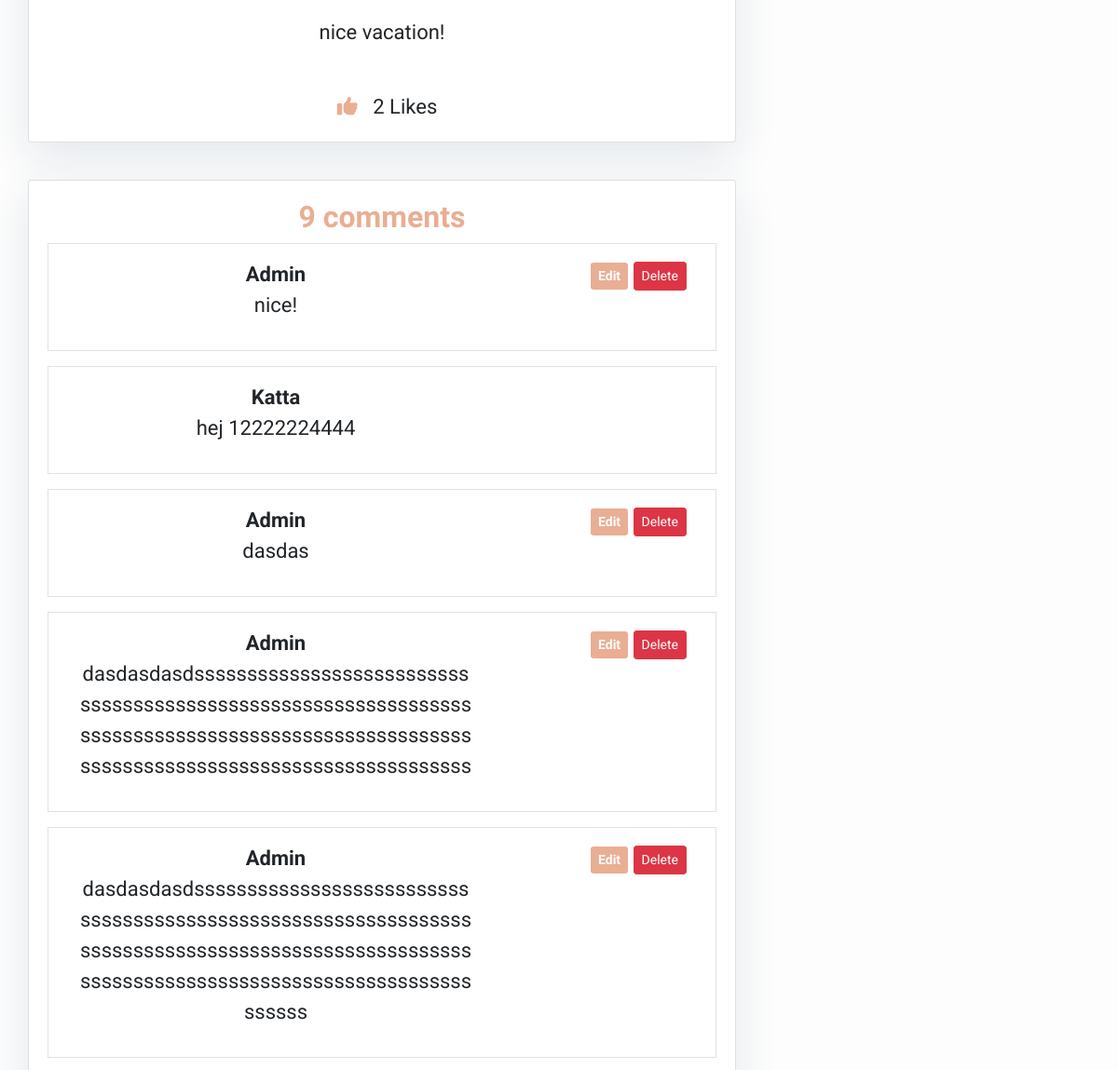
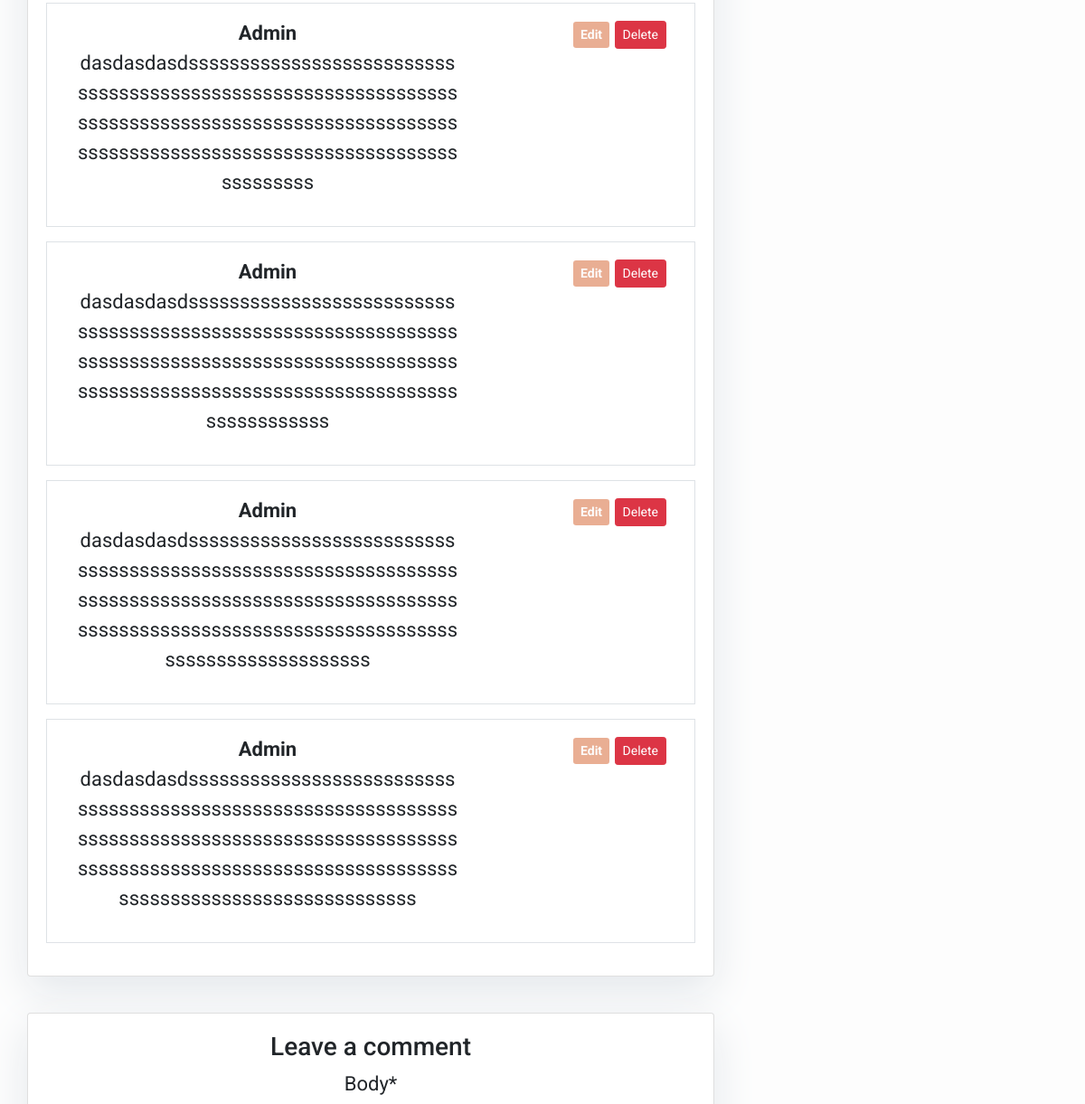
Page /vacation/ (signed in, middle part) on the earlier database version (2 pictures, top to bottom).
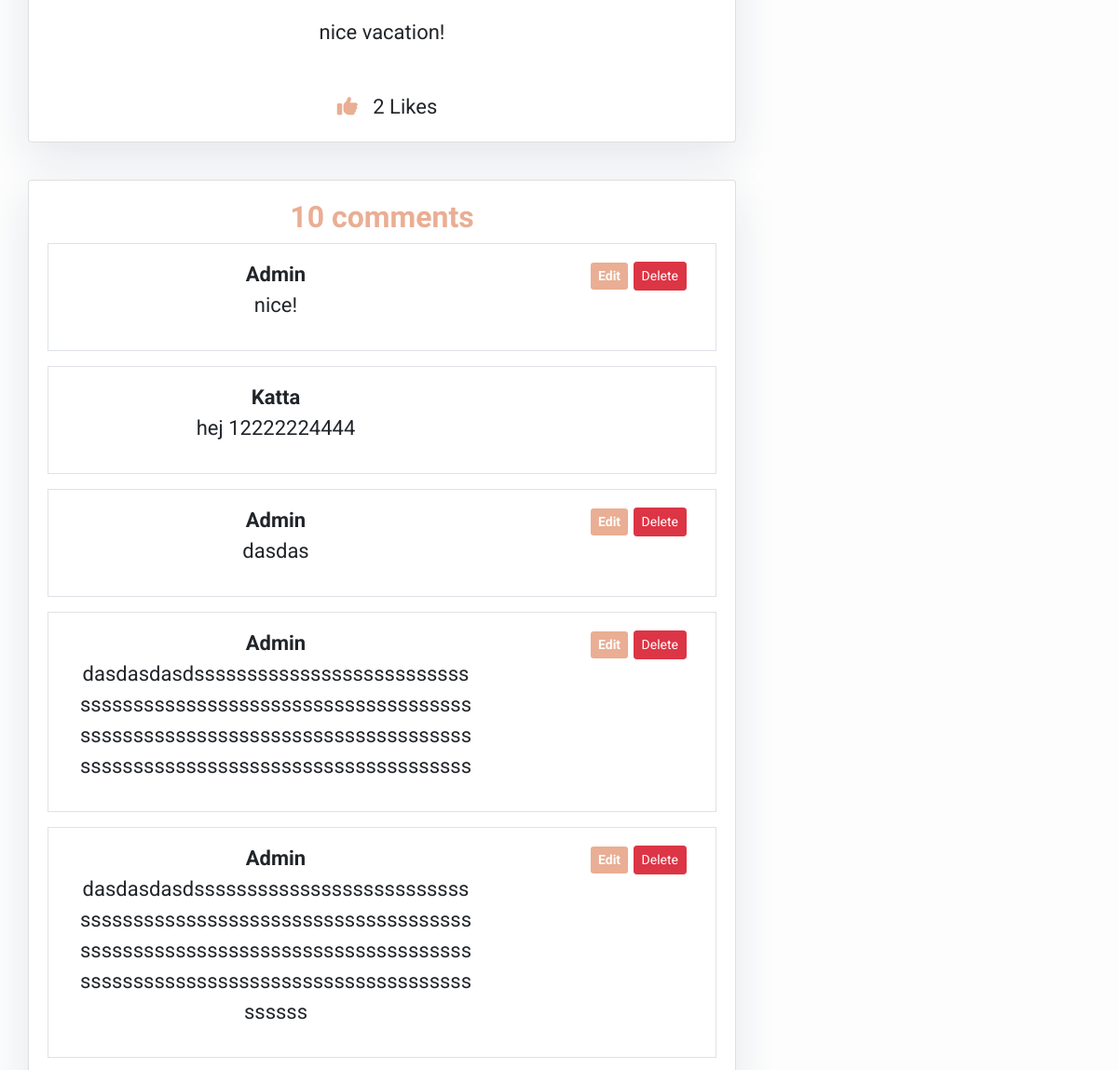
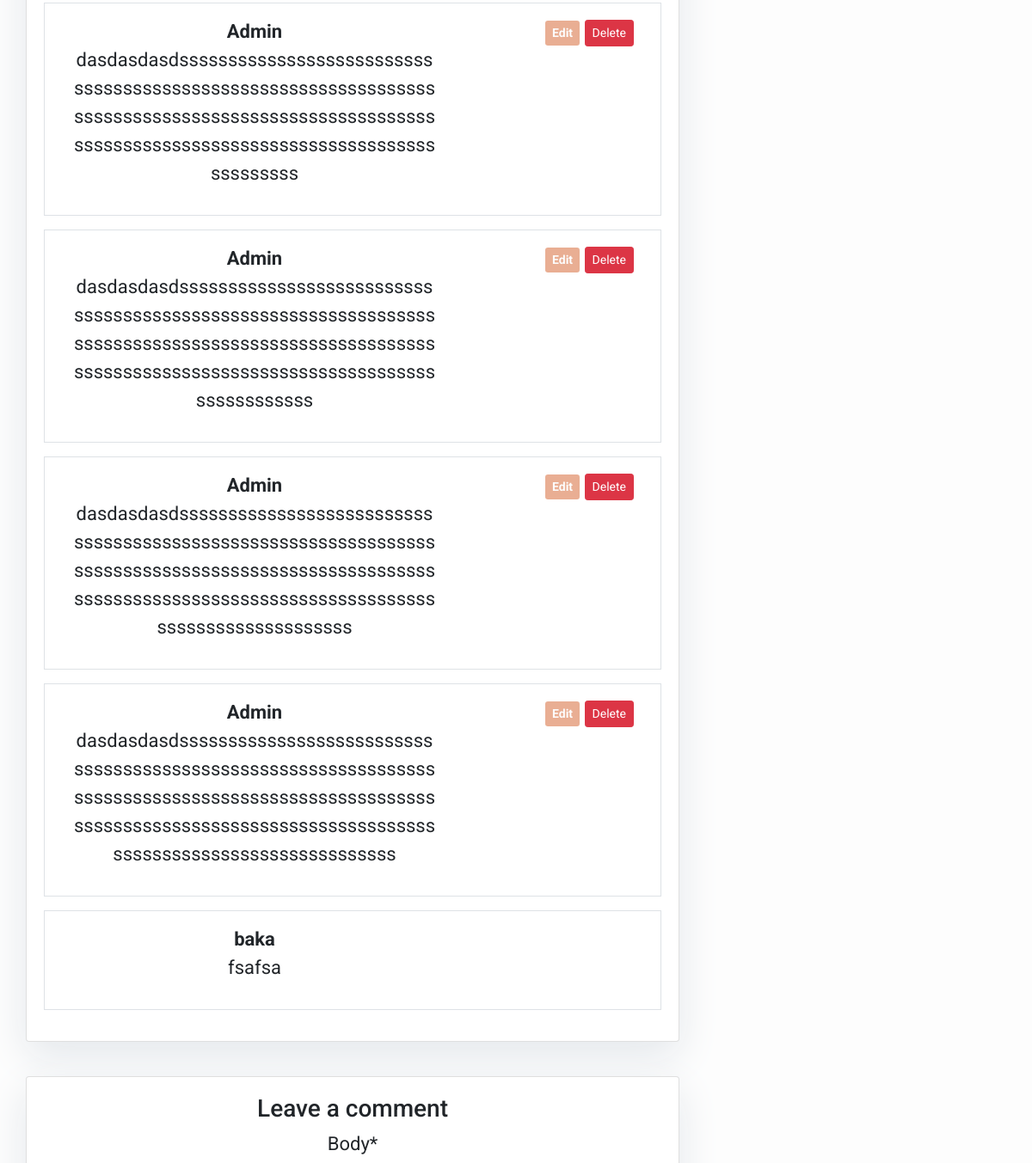
Same page on the later database version (2 pictures, top to bottom).
### blog/models.py (models this page shows, shortened)
class Post(models.Model):
    title = models.CharField(max_length=200, unique=True)
    slug = models.SlugField(max_length=200, unique=True)
    author = models.ForeignKey(User, on_delete=models.CASCADE, related_name="blog_posts")
    updated_on = models.DateTimeField(auto_now=True)
    content = models.TextField()
    created_on = models.DateTimeField(auto_now_add=True)
    status = models.IntegerField(choices=STATUS, default=0)
    image = models.ImageField(upload_to="images/", blank=True, null=True)
    likes = models.ManyToManyField(User, related_name='liked_posts', blank=True)
    class Meta:
        ordering = ["-created_on"]

class Comment(models.Model):
    post = models.ForeignKey(Post,on_delete=models.CASCADE,related_name='comments')
    name = models.CharField(max_length=80)
    email = models.EmailField()
    body = models.TextField()
    created_on = models.DateTimeField(auto_now_add=True)
    active = models.BooleanField(default=True)
    class Meta:
        ordering = ['created_on']

### blog/views.py (the view)
# urls.py: path('<slug:slug>/', views.post_detail, name='post_detail'),
@login_required
def post_detail(request, slug):
    template_name = 'post_detail.html'
    post = get_object_or_404(Post, slug=slug)
    comments = post.comments.filter(active=True)
    new_comment = None
    if request.method == 'POST':
        comment_form = CommentForm(data=request.POST)
        if comment_form.is_valid():
            new_comment = comment_form.save(commit=False)
            new_comment.post = post
            new_comment.name = request.user.username # set the name field to the username of the logged-in user
            new_comment.save()
    else:
        comment_form = CommentForm()
    return render(request, template_name, {'post': post,
                                           'comments': comments,
                                           'new_comment': new_comment,
                                           'comment_form': comment_form})

### templates/post_detail.html (shortened to what this page needs)
{% extends 'base.html' %}
{% block content %}
{% load static %}
{% load crispy_forms_tags %}
<div class="container text-center">
  <div class="row">
    <div class="col-md-8 card mb-4  mt-3 left  top">
      <div class="card-body">
        <p class="card-text ">{{ post.content | safe }}</p>
        <button id="like-btn" {% if not user.is_authenticated %}disabled{% endif %}><i id="like-icon" class="fas fa-thumbs-up"></i></button>
        <span id="like-count">{{ post.likes.count }}</span> Likes
      </div>
    </div>
    <div class="col-md-8 card mb-4  mt-3 ">
      <div class="card-body">
        <h2 class="card-text-comments">{{ comments.count }} comments</h2>
        {% for comment in comments %}
        <div class="row mb-3 border p-3">
          <div class="col-8">
            <strong>{{ comment.name }}</strong>
            <p>{{ comment.body }}</p>
          </div>
          {% if user.is_authenticated and user.username == comment.name %}
            <div class="col-4 text-right">
              <a href="{% url 'edit_comment' comment_id=comment.id %}" class="btn btn-primary btn-sm">Edit</a>
              <form method="POST" action="{% url 'comment_delete' slug=post.slug comment_id=comment.id %}" class="d-inline">
                <button type="submit" class="btn btn-danger btn-sm">Delete</button>
              </form>
            </div>
          {% endif %}
        </div>
      {% endfor %}
      </div>
    </div>
    <div class="col-md-8 card mb-4  mt-3 ">
      <div class="card-body">
        <h3>Leave a comment</h3>
        <form method="post">
          {{ comment_form | crispy }}
        </form>
      </div>
    </div>
  </div>
</div>
{% endblock content %}

### templates/base.html (shortened to what this page needs)
{% load static %}
<!DOCTYPE html>
<html class="min-vh-100" lang="en">
    <head>
        <link rel="stylesheet" href="https://maxcdn.bootstrapcdn.com/bootstrap/4.0.0/css/bootstrap.min.css">
        <link rel="stylesheet" type="text/css" media="screen" href="{% static 'css/style.css' %}">
        <link rel="stylesheet" href="https://cdnjs.cloudflare.com/ajax/libs/font-awesome/6.0.0-beta3/css/all.min.css" />
    </head>
    <body>
        {% block content %}
        {% endblock content %}
    </body>
</html>

### static/css/style.css (style rules this page uses)
body { font-family: "Roboto", sans-serif; font-size: 22px; background-color: #fdfdfd; min-height: 100vh; }
i { color: #E9AE93; padding: 5px; padding-top: 15px; }
a { color: #E9AE93; }
.btn-primary { color: #fdfdfd; background-color: #E9AE93; text-decoration: none; font-weight: bold; border: none; }
.card { box-shadow: 0 16px 48px #E3E7EB; }
.card-text-comments { color: #E9AE93; font-weight: bold; font-family: "Alkatra"; }
.card-text { padding-top: 20px; padding-bottom: 20px; }
#like-btn { background-color: transparent; border: none; color: #007bff; }

Differences in the rows shown:
added Comment: name "baka", body "fsafsa"
Other differences:
{{ comments.count }}: "9" → "10"
